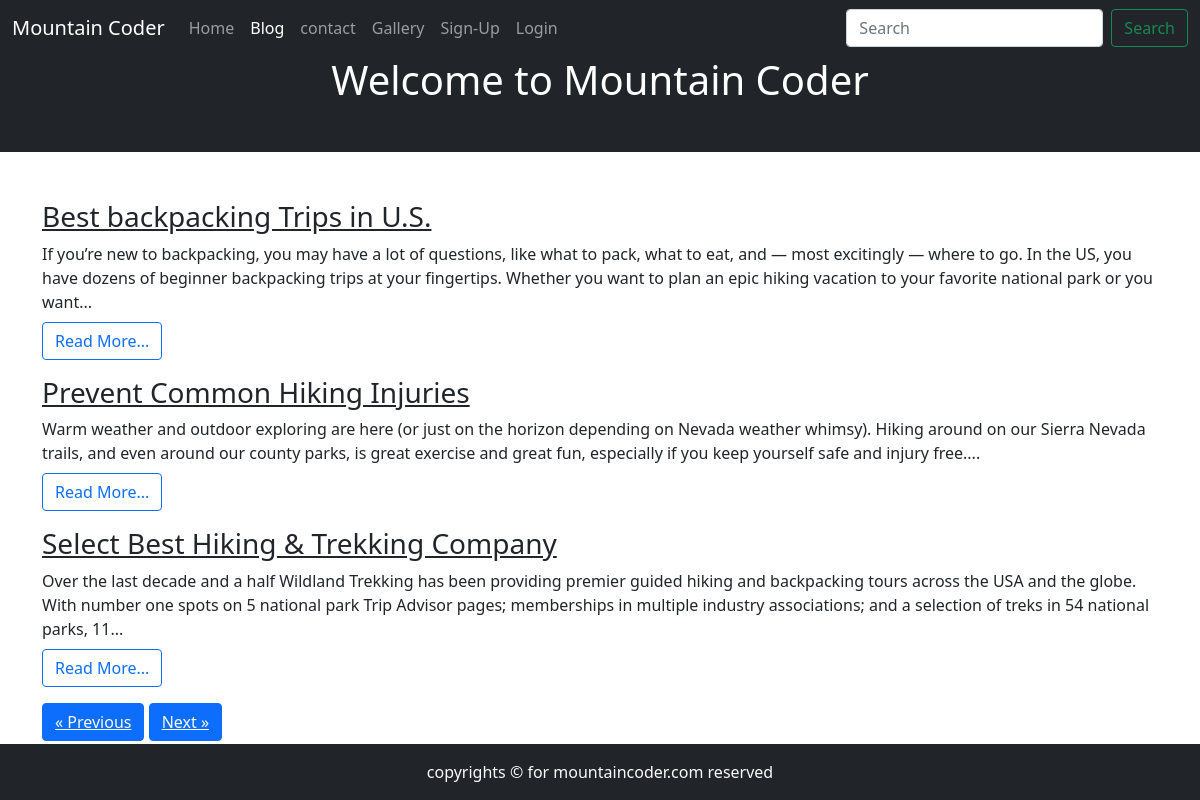
Screenshot of /blog/ with the database file from the repository.
### blog/models.py (models this page shows)
class Blog(models.Model):
    sno = models.AutoField(primary_key=True)
    title = models.CharField(max_length=200)
    content=models.TextField()
    short_desc=models.CharField(max_length=300,default="")
    slug=models.CharField(max_length=100)
    time=models.DateTimeField(auto_now_add=True)

### blog/views.py (the view)
# urls.py: 2. Add a URL to urlpatterns:  path('blog/', include('blog.urls'))
def blog(request):
    no_of_posts=3
    page=request.GET.get('page')
    if page is None:
        page=1
    else:
        page=int(page)
    blogs= Blog.objects.all()
    length=len(blogs)
    blogs=blogs[(page-1)*no_of_posts:page*no_of_posts]
    if page>1:
         prev=page-1
    else:
         prev=None
    if page<abs(length/no_of_posts):
        nxt=page+1
    else:
        nxt=None
    context={'blogs':blogs,'prev':prev,'nxt':nxt}
    return render(request,"bloghome.html", context)

### templates/bloghome.html (shortened to what this page needs)
{% extends 'base.html' %}
{% block activeblog %}active{% endblock activeblog %}
{% block body %}
<div class="mb-5">
<h1 class="text-center my-3 text-white bg-dark mt-0 pb-5">Welcome to Mountain Coder</h1>
</div>
{% for blg in blogs %}
 <div class="container" my-3>
  <div class="media-body">
    <h3 class="mt-3 text-dark"><a href="/blogpost/{{blg.slug}}" class="text-dark">{{blg.title}}</a></h3>
    <div class="my-2">
    {{blg.short_desc|slice:300}}...
    </div>
    <a href="/blogpost/{{blg.slug}}" class="text-dark"><button type="button" class="btn btn-outline-primary">Read More...</button></a>
  </div>
 </div>
{% endfor %}
   <div class="container my-3">
   {% if prev %}
     <button type="button" class="btn btn-primary text-light"><a class="text-light" href="/blog?page={{prev}}">&laquo Previous</a></button>
   {% else %}
     <button type="button" class="btn btn-primary "><a href="#" class="text-light">&laquo Previous</a></button>
   {% endif %}
   {% if nxt %}
     <button type="button" class="btn btn-primary text-light"><a class="text-light" href="/blog?page={{nxt}}">Next &raquo</a></button>
   {% else %}
     <button type="button" class="btn btn-primary text-light"><a class="text-light" href="#">Next &raquo</a></button>
   {% endif %}
   </div>
{% endblock body %}

### rows the page displays
Blog: title "Best backpacking Trips in U.S.", short_desc "If you’re new to backpacking, you may have a lot of questions, like what to pack, what to eat, and — most excitingly — where to go. In the US, you have dozens of beginner backpacking trips at your fingertips. Whether you want to plan an epic hiking vacation to your favorite national park or you want"
Blog: title "Prevent Common Hiking Injuries", short_desc "Warm weather and outdoor exploring are here (or just on the horizon depending on Nevada weather whimsy). Hiking around on our Sierra Nevada trails, and even around our county parks, is great exercise and great fun, especially if you keep yourself safe and injury free."
Blog: title "Select Best Hiking & Trekking Company", short_desc "Over the last decade and a half Wildland Trekking has been providing premier guided hiking and backpacking tours across the USA and the globe. With number one spots on 5 national park Trip Advisor pages; memberships in multiple industry associations; and a selection of treks in 54 national parks, 11"
